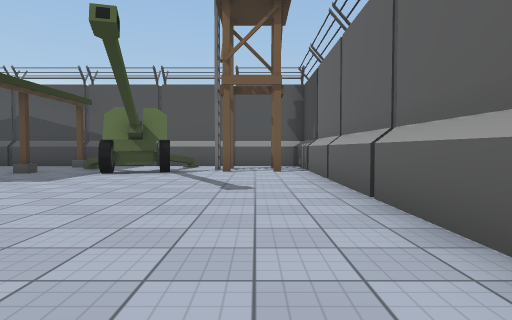
view 1 (above)

24 first-person views from a walk through a Unity game level. The camera is 1.2 m above the floor, tilts 2° down and sees 75° across. The floor is counted in squares, 2 m on a side. Each view is taken from the middle of a square. On the plan, view 1 faces up. The plan holds only what a view shows up to about 10 squares ahead; the rest is blank. The place goes on beyond the plan. Some surface patterns are stand-ins.

view 2
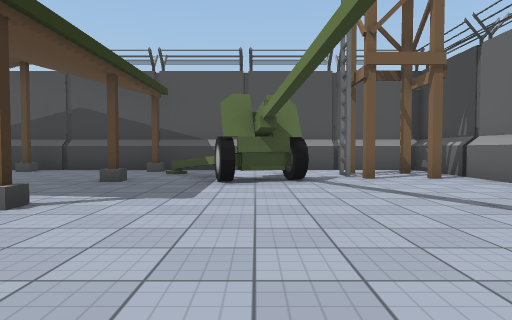

view 3
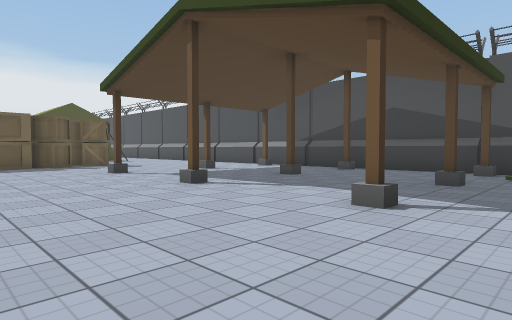

view 4
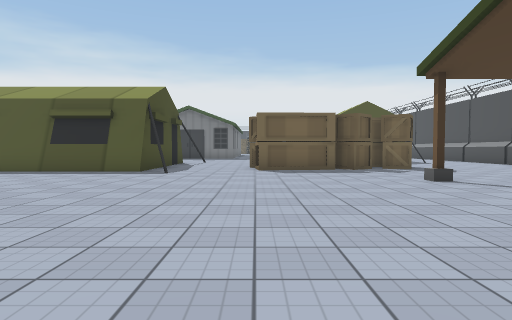

view 5
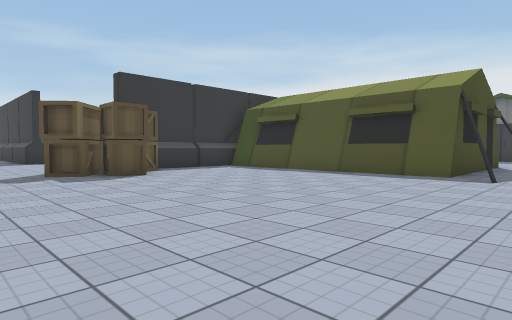

view 6
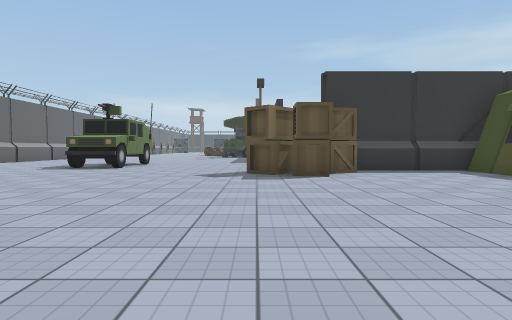

view 7
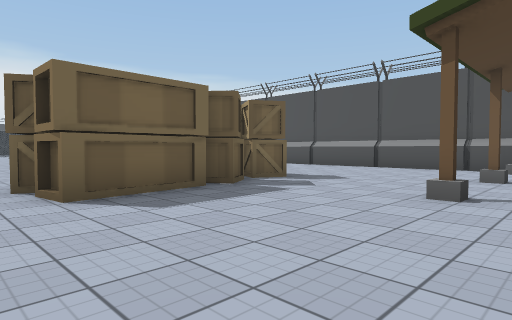

view 8
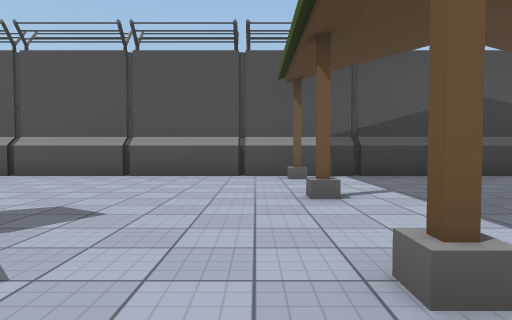

view 9
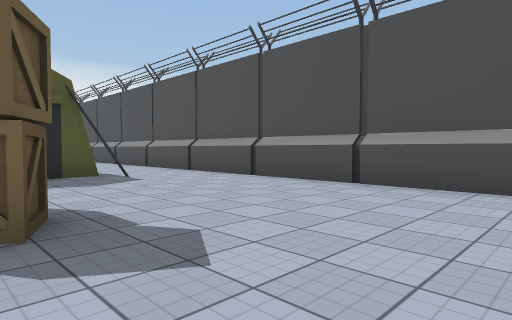

view 10
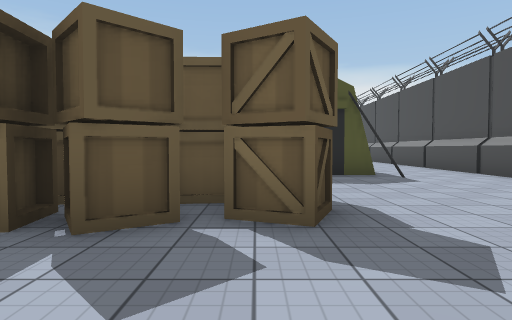

view 11
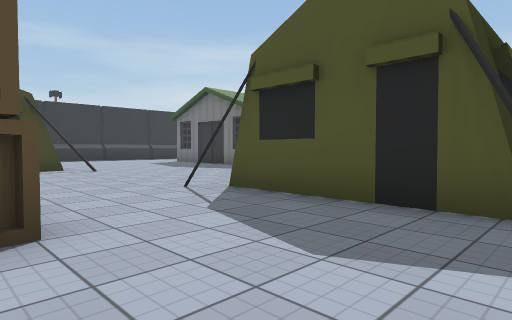

view 12
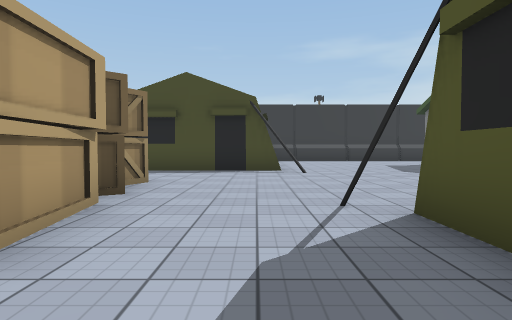

view 13
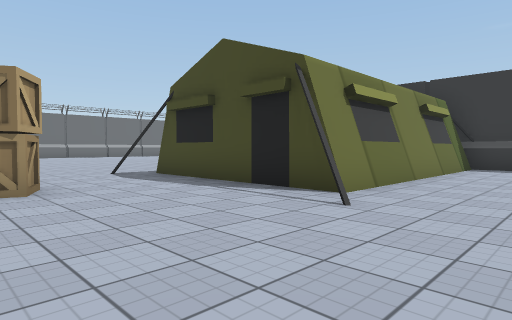

view 14
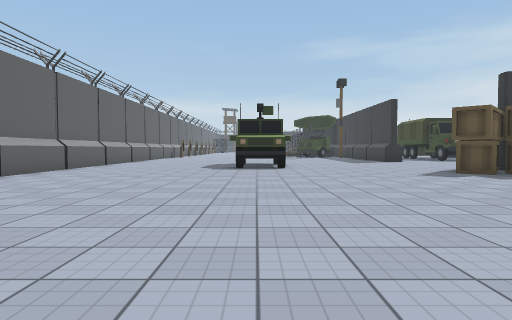

view 15
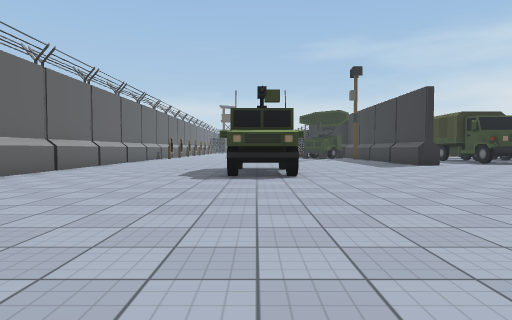

view 16
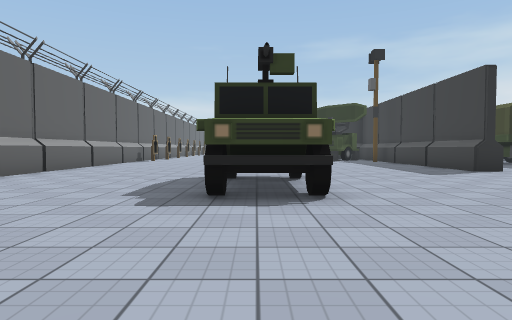

view 17
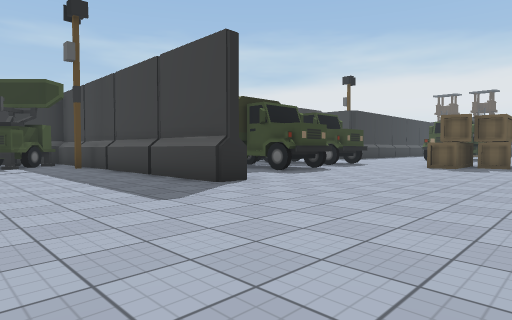

view 18
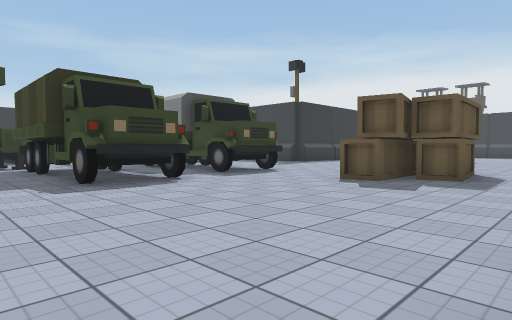

view 19
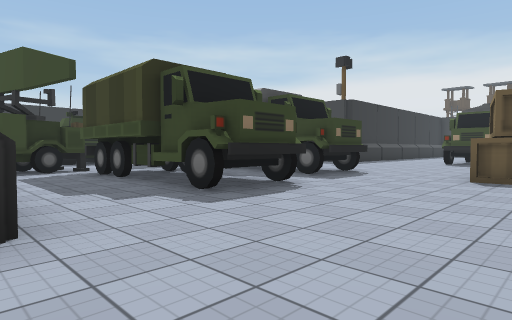

view 20
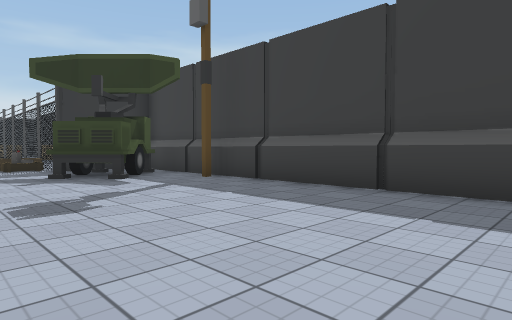

view 21
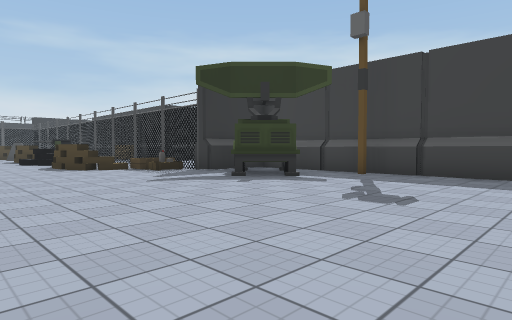

view 22
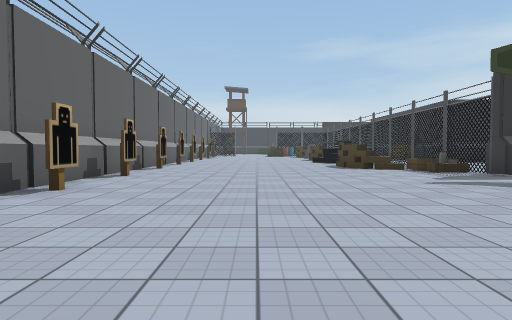

view 23
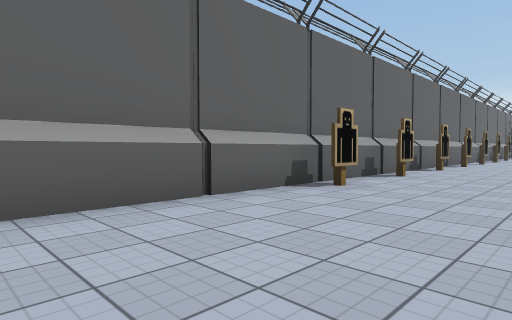

view 24
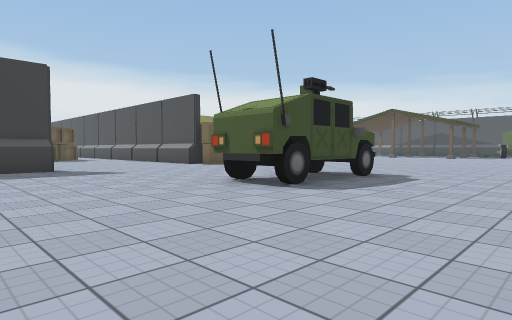

### Floor plan
Key: @ floor where view 1 was taken; # wall or solid block; . floor; / step, stairs or slope; = window, fence, low wall or low ledge; ^ raised ledge; T tower; W wheel; C crate; R truck; F fence; O other object.
Columns run from 22 left of view 1 to 2 right of it. Each row starts with its distance up from view 1.
 12 ###################  ####
 11 ........................#
 10 ................./..^T..#
  9 ..................^ WT..#
  8  ##.......#..#..#.W#W...#
  7  #......................#
  6  #...CC.................#
  5  ##..CC...#..#..#.......#
  4  .....C.................#
  3 .....CCC................#
  2 .....CC.................#
  1 ................  .  ...
  0 ..#.....#....... ...  @
 -1 ...#####.............
 -2 ...#   #..............
 -3  ..#   #..............
 -4  ..#   #...............
 -5  ..#   #................
 -6  ..#   #....C...........#
 -7  ..#   #...CCC..........#
 -8  ###   ####CC...........#
 -9        ..........OO.....#
-10  .................O.....#
-11  .CCC.............O.....#
-12    CCC...........OO.....#
-13   ......................#
-14   ..........#...........#
-15   ..RR..RR..#...........#
-16    .RR..RR..#...........#
-17     RR.RRR..#...........#
-18       RR R..#...........#
-19        R R..#...........#
-20          ROO#...........#
-21          OOO#.OO........#
-22             #OO.........#
-23             ##O.........#
-24              #=O........#
-25               FO........
-26               F  O.....#

Positions as (right, up) in squares from view 1, and headings:
1: (0, 0), facing up
2: (-3, 2), facing up
3: (-4, 2), facing up-left
4: (-6, 2), facing left
5: (-7, 1), facing down-left
6: (-9, 1), facing down
7: (-11, 1), facing up-left
8: (-13, 4), facing up
9: (-13, 6), facing up-left
10: (-13, 6), facing left
11: (-17, 9), facing down-left
12: (-19, 8), facing down
13: (-22, 3), facing down-right
14: (-4, 1), facing down
15: (-4, -2), facing down
16: (-4, -5), facing down
17: (-6, -9), facing down-left
18: (-11, -9), facing down-left
19: (-10, -11), facing down-left
20: (-5, -14), facing down-left
21: (-2, -16), facing down-left
22: (-2, -16), facing down
23: (-2, -16), facing down-right
24: (0, -16), facing up-left
